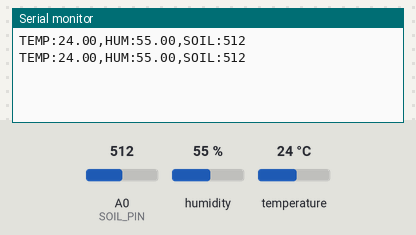
A sketch run on a simulated Arduino Uno, built with avr-gcc and run on an emulated ATmega328P. On the bench: the last lines printed to the serial monitor. The inputs (shaded band) are chosen by the test bench; at power-on: humidity 55 %, A0 (SOIL_PIN) = 512, temperature 24 °C.

Above: at 5.8 s.
5.9 s: humidity set to 22 %
At 11.0 s:
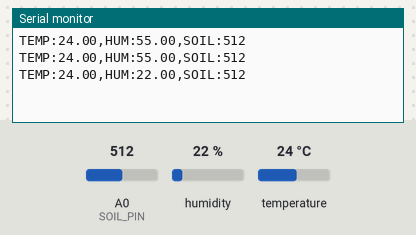
11.9 s: A0 (SOIL_PIN) set to 716
At 15.7 s:
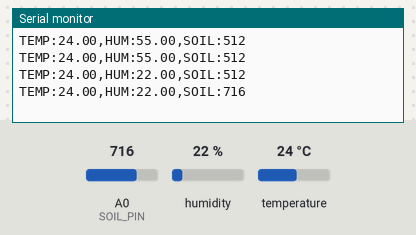
17.9 s: temperature set to 12 °C
At 21.6 s:
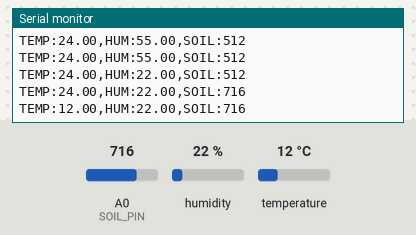
23.9 s: A0 (SOIL_PIN) set to 900
At 26.3 s:
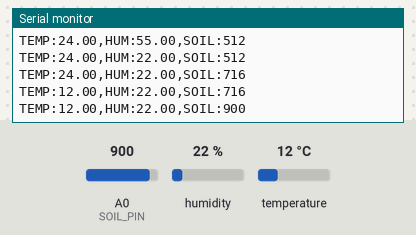
29.9 s: humidity set to 40 %
At 31.0 s:
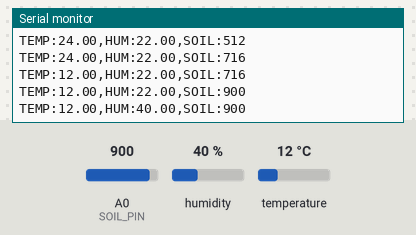
Timing chart, 0 to 32.9 s (numbered marks = the images above; inputs shaded):
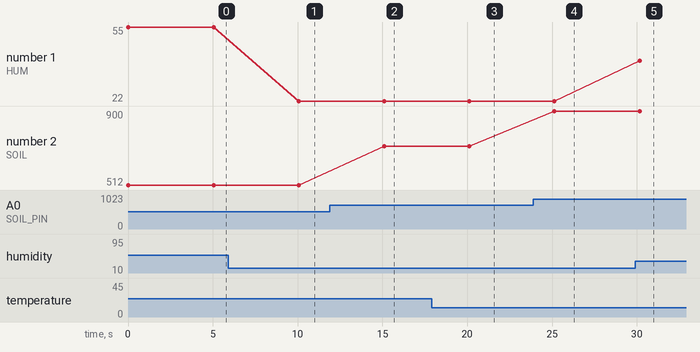

The sketch:

smart_agri.ino
```cpp
#include <DHT.h>

#define DHTPIN 2
#define DHTTYPE DHT11
#define SOIL_PIN A0

DHT dht(DHTPIN, DHTTYPE);

void setup() {
  Serial.begin(9600);
  dht.begin();
}

void loop() {
  float humidity = dht.readHumidity();
  float temperature = dht.readTemperature();
  int soilMoisture = analogRead(SOIL_PIN);

  Serial.print("TEMP:");
  Serial.print(temperature);
  Serial.print(",HUM:");
  Serial.print(humidity);
  Serial.print(",SOIL:");
  Serial.println(soilMoisture);

  delay(5000);
}
```

Measured:
- after the input at 5.9 s, the serial monitor: prints a new line after 4.2 s (image 1)
- after the input at 11.9 s, the serial monitor: prints a new line after 3.2 s (image 2)
- after the input at 17.9 s, the serial monitor: prints a new line after 2.2 s (image 3)
- after the input at 23.9 s, the serial monitor: prints a new line after 1.2 s (image 4)
- after the input at 29.9 s, the serial monitor: prints a new line after 0.27 s (image 5)
- plotted number 1: 55 → 22 after the input at 5.9 s, 22 → 40 after the input at 29.9 s
- plotted number 2: 512 → 716 after the input at 11.9 s, 716 → 900 after the input at 23.9 s
